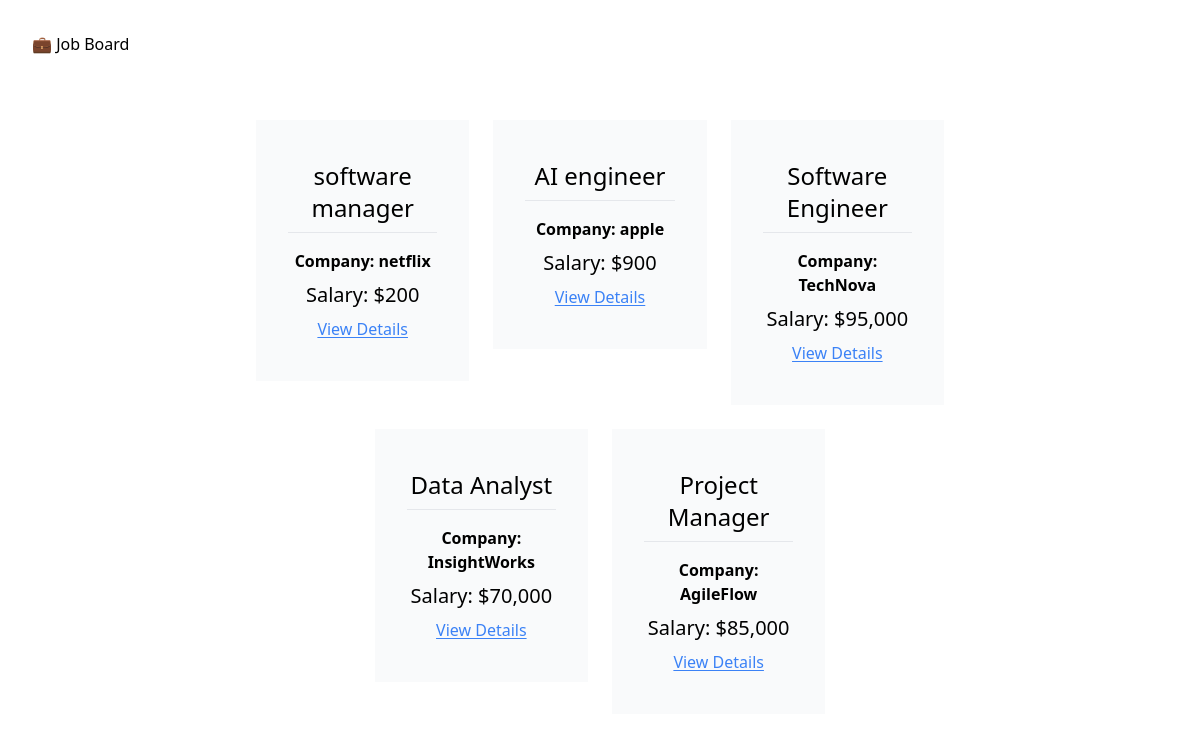
The page / on the database its author committed.
### job_board/models.py (models this page shows)
class JobPosting(models.Model):
    title = models.CharField(max_length=100)
    description = models.TextField()
    company = models.CharField(max_length=100)
    salary = models.IntegerField()
    is_active = models.BooleanField(default=False)

### job_board/views.py (the view)
# urls.py: path('', index, name='home'),
def index(request):
    active_postings = JobPosting.objects.filter(is_active = True)
    context = {
        'job_postings':active_postings
    }
    return render(request, 'job_board/index.html', context)

### job_board/templates/job_board/index.html
{% extends 'job_board/_base.html' %}
{% load humanize %}
{% block content %}
    <div class="flex justify-center w-10/12 mx-auto flex-wrap gap-6">
        {% for posting in job_postings %}
        <a href="{% url 'job-detail' posting.pk %}" class="w-1/4 text-center">
            <div class="border-rounded px-8 py-10 bg-gray-50 hover:bg-gray-100 hover:cursor-pointer">
                <p class="text-2xl pb-2">{{ posting.title }}</p>
                <hr class="py-2">
                <p class="font-semibold pb-2">Company: {{ posting.company }}</p>
                <p class="text-xl pb-2">Salary: ${{ posting.salary | intcomma }}</p>
                <div class="underline underline-offset-2 text-blue-500 hover:text-blue-400">View Details</div>
            </div>
        </a>
        {% endfor %}
    </div>
{% endblock content %}

### job_board/templates/job_board/_base.html (shortened to what this page needs)
<!DOCTYPE html>
<html lang="en">
    <head>
        <script src="https://cdn.tailwindcss.com"></script>
    </head>
    <body>
        <div class="mb-8">
            <h1 class ='text-4x1 py-8 pl-8'>
                <a href="{% url 'home' %}">
                    💼 Job Board
                </a>
            </h1>
        </div>
        <div class="container mx-auto mb-8">
            {% block content %}
            {% endblock content %}
        </div>
    </body>
</html>

### rows shown on the page
JobPosting: title "software manager", company "netflix", salary "200"
JobPosting: title "AI engineer", company "apple", salary "900"
JobPosting: title "Software Engineer", company "TechNova", salary "95,000"
JobPosting: title "Data Analyst", company "InsightWorks", salary "70,000"
JobPosting: title "Project Manager", company "AgileFlow", salary "85,000"
